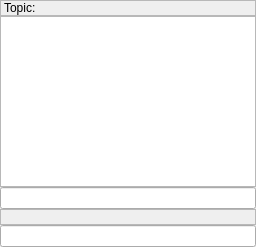
<?xml version="1.0" encoding="UTF-8"?>
<ui version="4.0">
 <class>MessageView</class>
 <widget class="QWidget" name="MessageView">
  <property name="geometry">
   <rect>
    <x>0</x>
    <y>0</y>
    <width>256</width>
    <height>247</height>
   </rect>
  </property>
  <layout class="QVBoxLayout" name="verticalLayout">
   <property name="spacing">
    <number>0</number>
   </property>
   <property name="margin">
    <number>0</number>
   </property>
   <item>
    <widget class="QLabel" name="labelTopic">
     <property name="styleSheet">
      <string notr="true"/>
     </property>
     <property name="frameShape">
      <enum>QFrame::StyledPanel</enum>
     </property>
     <property name="frameShadow">
      <enum>QFrame::Sunken</enum>
     </property>
     <property name="text">
      <string>Topic: </string>
     </property>
     <property name="wordWrap">
      <bool>true</bool>
     </property>
     <property name="textInteractionFlags">
      <set>Qt::LinksAccessibleByMouse|Qt::TextSelectableByMouse</set>
     </property>
    </widget>
   </item>
   <item>
    <widget class="TextBrowser" name="textBrowser">
     <property name="tabChangesFocus">
      <bool>true</bool>
     </property>
     <property name="textInteractionFlags">
      <set>Qt::LinksAccessibleByMouse|Qt::TextSelectableByMouse</set>
     </property>
     <property name="openExternalLinks">
      <bool>true</bool>
     </property>
     <property name="openLinks">
      <bool>true</bool>
     </property>
    </widget>
   </item>
   <item>
    <widget class="SearchEditor" name="searchEditor"/>
   </item>
   <item>
    <widget class="QLabel" name="helpLabel">
     <property name="sizePolicy">
      <sizepolicy hsizetype="Ignored" vsizetype="Preferred">
       <horstretch>0</horstretch>
       <verstretch>0</verstretch>
      </sizepolicy>
     </property>
     <property name="autoFillBackground">
      <bool>true</bool>
     </property>
     <property name="frameShape">
      <enum>QFrame::StyledPanel</enum>
     </property>
     <property name="frameShadow">
      <enum>QFrame::Raised</enum>
     </property>
    </widget>
   </item>
   <item>
    <widget class="LineEditor" name="lineEditor"/>
   </item>
  </layout>
 </widget>
 <customwidgets>
  <customwidget>
   <class>SearchEditor</class>
   <extends>QLineEdit</extends>
   <header>searcheditor.h</header>
  </customwidget>
  <customwidget>
   <class>TextBrowser</class>
   <extends>QTextBrowser</extends>
   <header>textbrowser.h</header>
   <container>1</container>
  </customwidget>
  <customwidget>
   <class>LineEditor</class>
   <extends>QLineEdit</extends>
   <header>lineeditor.h</header>
  </customwidget>
 </customwidgets>
 <resources/>
 <connections/>
</ui>
